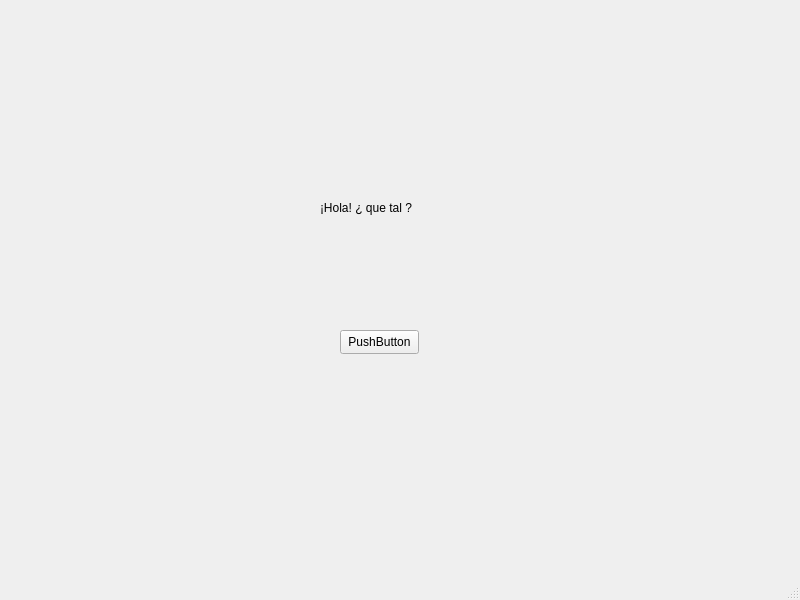
<?xml version="1.0" encoding="UTF-8"?>
<ui version="4.0">
 <class>MainWindow</class>
 <widget class="QMainWindow" name="MainWindow">
  <property name="geometry">
   <rect>
    <x>0</x>
    <y>0</y>
    <width>800</width>
    <height>600</height>
   </rect>
  </property>
  <property name="windowTitle">
   <string>MainWindow</string>
  </property>
  <widget class="QWidget" name="centralwidget">
   <widget class="QLabel" name="lblTexto">
    <property name="geometry">
     <rect>
      <x>320</x>
      <y>200</y>
      <width>151</width>
      <height>16</height>
     </rect>
    </property>
    <property name="text">
     <string>¡Hola! ¿ que tal ?</string>
    </property>
   </widget>
   <widget class="QPushButton" name="btn1">
    <property name="geometry">
     <rect>
      <x>340</x>
      <y>330</y>
      <width>79</width>
      <height>24</height>
     </rect>
    </property>
    <property name="text">
     <string>PushButton</string>
    </property>
   </widget>
  </widget>
  <widget class="QMenuBar" name="menubar">
   <property name="geometry">
    <rect>
     <x>0</x>
     <y>0</y>
     <width>800</width>
     <height>33</height>
    </rect>
   </property>
  </widget>
  <widget class="QStatusBar" name="statusbar"/>
 </widget>
 <resources/>
 <connections/>
</ui>
